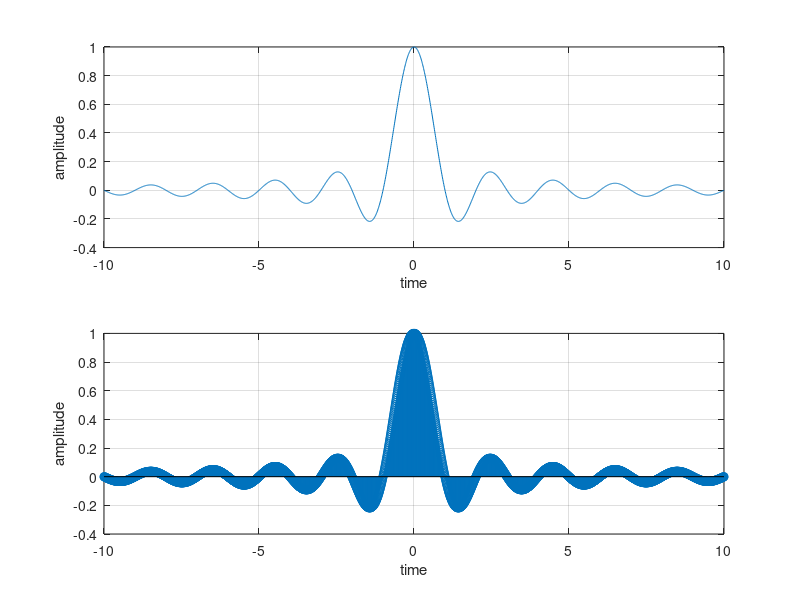

Write the MATLAB code that produced this figure.
t = -10:0.01:10;
sinc_signal = sinc(t),
figure;
subplot(2,1,1);
plot(t,sinc_signal);
xlabel('time');
ylabel('amplitude');
grid on;

subplot(2,1,2);
t = -10:0.01:10;
stem(t,sinc_signal);
xlabel('time');
ylabel('amplitude');
grid on;


